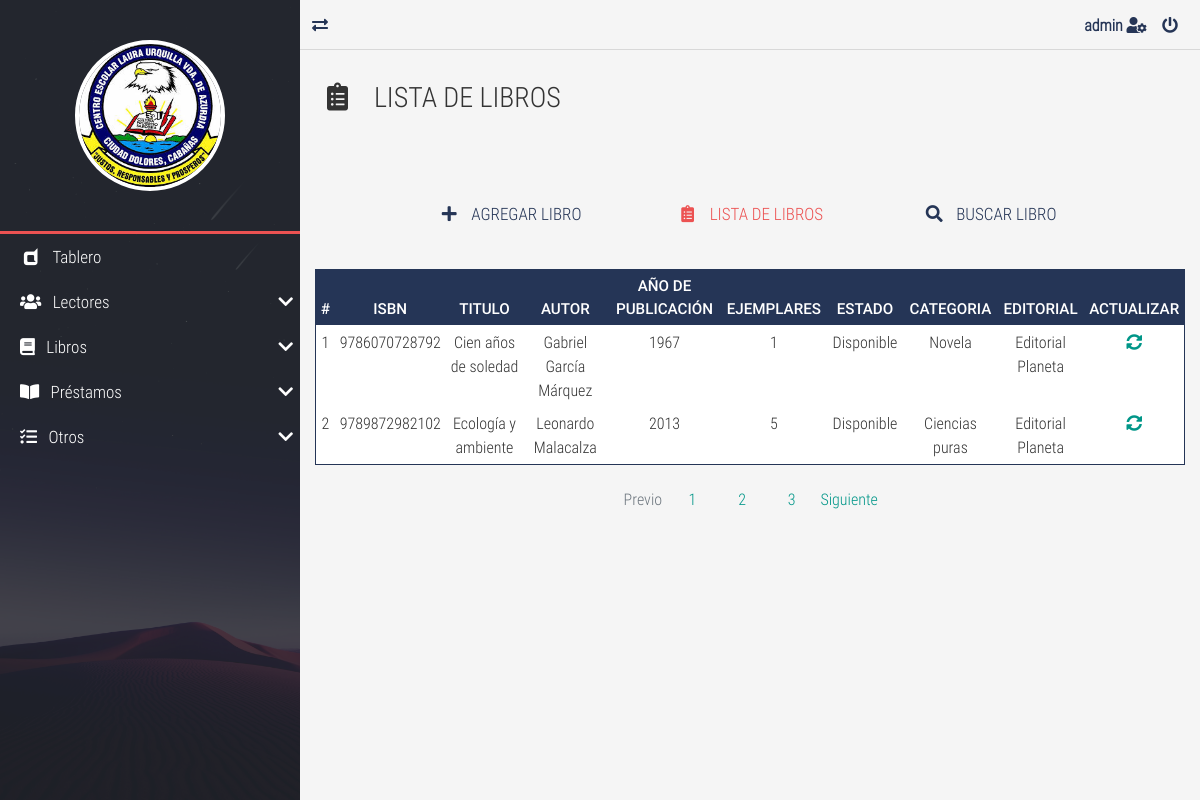
Page /book-list.php (signed in) on the committed database.
### tables this page shows
CREATE TABLE `libros` (
  `idLibro` int(8) NOT NULL,
  `isbn` varchar(13) NOT NULL,
  `titulo` varchar(250) NOT NULL,
  `autor` varchar(250) NOT NULL,
  `anioPublicacion` int(4) NOT NULL,
  `numEjemplares` int(8) NOT NULL,
  `estado` int(1) NOT NULL,
  `idCategoriaLibro` int(8) NOT NULL,
  `idEditorialLibro` int(8) NOT NULL,
  `idAdminLibro` int(8) NOT NULL
);

CREATE TABLE `categorias` (
  `idCategoria` int(8) NOT NULL,
  `categoria` varchar(250) NOT NULL
);

CREATE TABLE `editoriales` (
  `idEditorial` int(8) NOT NULL,
  `editorial` varchar(250) NOT NULL
);

### book-list.php (the view, shortened to what this page needs)
<!DOCTYPE html>
<html lang="es">
<head>
    <link rel="stylesheet" href="./css/normalize.css">
    <link rel="stylesheet" href="./css/bootstrap.min.css">
    <link rel="stylesheet" href="./css/bootstrap-material-design.min.css">
    <link rel="stylesheet" href="./css/all.css">
    <link rel="stylesheet" href="./css/sweetalert2.min.css">
    <link rel="stylesheet" href="./css/jquery.mCustomScrollbar.css">
    <link rel="stylesheet" href="./css/style.css">
</head>
<body>
    <main class="full-box main-container">
        <section class="full-box nav-lateral">
            <div class="full-box nav-lateral-content">
                <figure class="full-box nav-lateral-avatar">
                    <img src="./assets/img/logo_ce.jpg" class="img-fluid" alt="Avatar">
                </figure>
                <div class="full-box nav-lateral-bar"></div>
            <?php
            Include "menu.php";
             ?>
            </div>
        </section>
        <section class="full-box page-content">
            <nav class="full-box navbar-info">
                <a href="#" class="float-left show-nav-lateral">
                    <i class="fas fa-exchange-alt"></i>
                </a>
                <a href="#">
                    <strong>
                        <?php
                         echo $_SESSION['usuario'];
                        ?>
                    </strong>
                    <i class="fas fa-user-cog"></i>
                </a>
                <a href="#" class="btn-exit-system">
                    <i class="fas fa-power-off"></i>
                </a>
            </nav>
            <div class="full-box page-header">
                <h3 class="text-left">
                    <i class="fas fa-clipboard-list fa-fw"></i> &nbsp; LISTA DE LIBROS
                </h3>
            </div>
            <div class="container-fluid">
                <ul class="full-box list-unstyled page-nav-tabs">
                    <li>
                        <a href="book-new.php"><i class="fas fa-plus fa-fw"></i> &nbsp; AGREGAR LIBRO</a>
                    </li>
                    <li>
                        <a class="active" href="book-list.php"><i class="fas fa-clipboard-list fa-fw"></i> &nbsp; LISTA DE LIBROS</a>
                    </li>
                    <li>
                        <a href="book-search.php"><i class="fas fa-search fa-fw"></i> &nbsp; BUSCAR LIBRO</a>
                    </li>
                </ul>
            </div>
           <div class="container-fluid">
                <div class="table-responsive">
                    <?php
                    require_once "BD/conexionBD.php";
                    $sql='SELECT libros.idLibro, libros.isbn, libros.titulo, libros.autor, libros.anioPublicacion, libros.numEjemplares, libros.estado, categorias.categoria, editoriales.editorial, libros.idAdminLibro FROM libros INNER JOIN categorias ON libros.idCategoriaLibro=categorias.idCategoria INNER JOIN editoriales on libros.idEditorialLibro=editoriales.idEditorial ORDER BY libros.idLibro';
                    $resultado=$mysqli->query($sql);
                    ?>
                    <table class="table table-dark table-sm">
                        <thead>
                            <tr class="text-center roboto-medium">
                                <th>#</th>
                                <th>ISBN</th>
                                <th>TITULO</th>
                                <th>AUTOR</th>
                                <th>AÑO DE PUBLICACIÓN</th>
                                <th>EJEMPLARES</th>
                                <th>ESTADO</th>
                                <th>CATEGORIA</th>
                                <th>EDITORIAL</th>
                                <th>ACTUALIZAR</th>
                            </tr>
                        </thead>
                        <tbody>
                            <?php
                            while ($row=$resultado->fetch_array(MYSQLI_ASSOC)) {
                            ?>
                            <tr class="text-center" >
                                <td><?php echo $row['idLibro']?></td>
                                <td><?php echo $row['isbn']?></td>
                                <td><?php echo $row['titulo']?></td>
                                <td><?php echo $row['autor']?></td>
                                <td><?php echo $row['anioPublicacion']?></td>
                                <td><?php echo $row['numEjemplares']?></td>
                                <td>
                                    <option value="<?php echo $row['estado']?>">
                                </td>
                                <td><?php echo $row['categoria']?></td>
                                <td><?php echo $row['editorial']?></td>
                            <td>
                            <a href="book-update.php?idLibro=<?php echo $row['idLibro']?>">
                            <i class="fas fa-sync-alt"></i>
                            </a>
                            </td>
                            </tr>
                        <?php } ?>
                        </tbody>
                    </table>
                </div>
                <nav aria-label="Page navigation example">
                    <ul class="pagination justify-content-center">
                        <li class="page-item disabled">
                            <a class="page-link" href="#" tabindex="-1">Previo</a>
                        </li>
                        <li class="page-item"><a class="page-link" href="#">1</a></li>
                        <li class="page-item"><a class="page-link" href="#">2</a></li>
                        <li class="page-item"><a class="page-link" href="#">3</a></li>
                        <li class="page-item">
                            <a class="page-link" href="#">Siguiente</a>
                        </li>
                    </ul>
                </nav>
            </div>
        </section>
    </main>
</body>
</html>

### css/all.css (style rules this page uses)
.fa, .fas, .far, .fal, .fab { -moz-osx-font-smoothing: grayscale; -webkit-font-smoothing: antialiased; display: inline-block; font-style: normal; font-variant: normal; text-rendering: auto; line-height: 1; }
.fa-fw { text-align: center; width: 1.25em; }
.fa-clipboard-list:before { content: "\f46d"; }
.fa-exchange-alt:before { content: "\f362"; }
.fa-plus:before { content: "\f067"; }
.fa-power-off:before { content: "\f011"; }
.fa-search:before { content: "\f002"; }
.fa-sync-alt:before { content: "\f2f1"; }
.fa-user-cog:before { content: "\f4fe"; }
.fa, .fas { font-family: 'Font Awesome 5 Free'; font-weight: 900; }

### css/style.css (style rules this page uses)
:root { --color-one: #F5F5F5; --color-two: #24292E; --color-three: #EC5252; --form-color: #14111A; --accent-color: #253556; --border-color: #D8D8D8; }
body,html { font-family: 'roboto_condensed_light'; width: 100vw; height: 100vh; background-color: var(--color-one); color: #333; font-size: 16px; }
.full-box { margin: 0; padding: 0; box-sizing: border-box; width: 100%; }
.page-header { padding: 30px 20px 60px 20px; }
.page-header > :nth-child(1) { padding-bottom: 7px; }
.page-nav-tabs { display: flex; justify-content: center; flex-wrap: wrap; margin-bottom: 30px; }
.page-nav-tabs li, .page-nav-tabs li a { height: 40px; line-height: 40px; }
.page-nav-tabs li { margin: 5px 20px; }
.page-nav-tabs li a { color: var(--accent-color); font-size: 17px; min-width: 200px; width: auto; display: block; text-align: center; user-select: none; transition: all .2s ease-in-out; border-bottom: 2px solid transparent; }
.page-nav-tabs li a.active { color: var(--color-three); cursor: none; pointer-events: none; }
.table thead th { color: #FFF; }
.table tbody tr { color: #333; transition: all .2s ease-in-out; }
.table-dark, .table { background-color: #fff; }
.table-dark { border: 1px solid var(--accent-color); }
.table-dark thead tr { background-color: var(--accent-color); }
.table-dark td, .table-dark thead th, .table-dark th { border: none; }
.page-link { transition: all .2s ease-in-out; }
.roboto-medium { font-family: 'roboto_medium_regular'; }
.main-container { height: 100%; position: absolute; top: 0; left: 0; overflow: hidden; }
.page-content, .nav-lateral { height: 100%; overflow: hidden; }
.page-content { position: relative; padding-left: 300px; transition: all .2s ease-in-out; padding-bottom: 20px; }
.nav-lateral { width: 300px; position: absolute; top: 0; left: 0; z-index: 1; transition: all .2s ease-in-out; background-image: url('../assets/img/nav-font.jpg'); background-position: center center; background-size: cover; }
.nav-lateral-content { max-width: 300px; height: 100%; background-color: rgba(36, 41, 46, .8); }
.nav-lateral-bar { height: 3px; background-color: var(--color-three); }
.nav-lateral-avatar { padding: 40px 0; }
.nav-lateral-avatar img { width: 50%; margin: 0 auto; display: block; border: 4px solid #FFF; border-radius: 100%; }
.navbar-info { height: 50px; border-bottom: 1px solid var(--border-color); text-align: right; padding-right: 10px; }
.navbar-info a { color: var(--accent-color); height: 50px; min-width: 40px; text-align: center; line-height: 50px; display: inline-block; transition: all .2s ease-out; user-select: none; }

### rows in the picture
libros: idLibro "1", isbn "9786070728792", titulo "Cien años de soledad", autor "Gabriel García Márquez", anioPublicacion "1967", numEjemplares "1", $row['estado'] 0 (drawn), idCategoriaLibro.categoria "Novela", idEditorialLibro.editorial "Editorial Planeta"
libros: idLibro "2", isbn "9789872982102", titulo "Ecología y ambiente", autor "Leonardo Malacalza", anioPublicacion "2013", numEjemplares "5", $row['estado'] 0 (drawn), idCategoriaLibro.categoria "Ciencias puras", idEditorialLibro.editorial "Editorial Planeta"

### other values in the picture
$_SESSION['usuario'] "admin"
